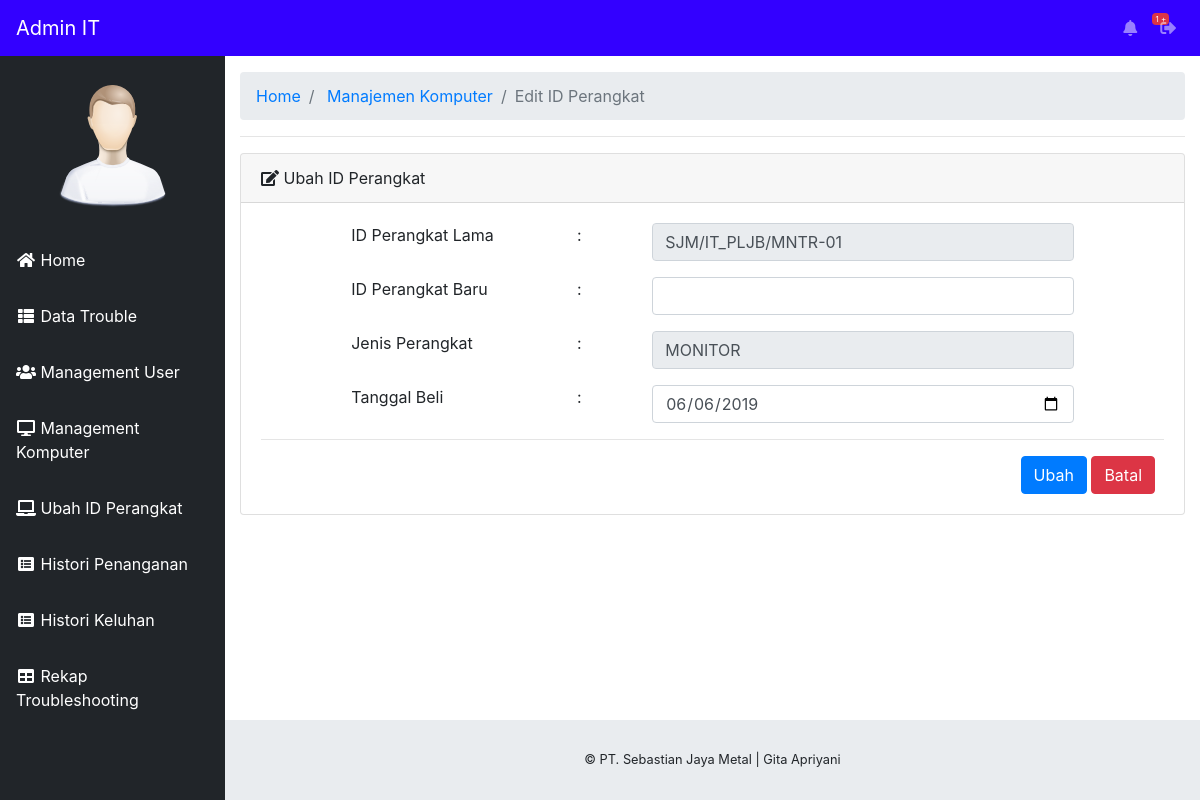
The app's page /staff/index.php?halaman=edit-idperangkat&id=1 (signed in) with its own data.
### tables this page shows
CREATE TABLE IF NOT EXISTS `tbl_jenis` (
  `id_jenis` int(15) NOT NULL AUTO_INCREMENT,
  `jenis` varchar(20) NOT NULL,
  `id_lama` varchar(25) NOT NULL,
  `id_baru` int(15) NOT NULL,
  `user` varchar(25) NOT NULL,
  `lokasi` varchar(25) NOT NULL,
  `keterangan` text NOT NULL,
  `tgl_beli` varchar(20) NOT NULL,
  PRIMARY KEY (`id_jenis`)
);

### staff/edit-idperangkat.php (the view, shortened to what this page needs)
<?php
  include '../config/koneksi.php';
  $id_jenis = $_GET['id'];
  $edit    = "SELECT * FROM tbl_jenis WHERE id_jenis = '$id_jenis'";
  $hasil   = mysqli_query($konek, $edit)or die(mysql_error());
  $data    = mysqli_fetch_array($hasil);
?>
<div class="container-fluid">
        <ol class="breadcrumb">
          <li class="breadcrumb-item">
            <a href="index.php">Home</a>
          </li>
          <li class="breadcrumb-item">
            <a href="index.php?halaman=edit-idperangkat">Manajemen Komputer</a>
          </li>
          <li class="breadcrumb-item active">Edit ID Perangkat</li>
        </ol>
        <hr>
        <div class="card mb-3">
          <div class="card-header">
            <i class="fas fa-edit"></i>
            Ubah ID Perangkat</div>
          <div class="card-body">
          <form action="../config/update_idperangkat.php" method="POST" class="form-horizontal" enctype="multipart/form-data">
            <div class="form-group input-group">
            <div class="col-md-1"></div>
              <label class="col-md-3">ID Perangkat Lama</label>
              <label class="col-md-1">:</label>
              <div class="col-md-6">
                <input type="text" name="id_lama" class="form-control" id="id_lama" value="<?php echo $data['id_lama']; ?>" readonly>
              </div>
            </div>
            <div class="form-group input-group">
            <div class="col-md-1"></div>
              <label class="col-md-3">ID Perangkat Baru</label>
              <label class="col-md-1">:</label>
              <div class="col-md-6">
                <input type="text" class="form-control" id="idk" name="idkkonfirm" onkeypress="return hanyaAngka(event)"/ maxlength="7">
              </div>
            </div>
            <div class="form-group input-group">
            <div class="col-md-1"></div>
              <label class="col-md-3">Jenis Perangkat</label>
              <label class="col-md-1">:</label>
              <div class="col-md-6">
                <input type="text" class="form-control" id="jenis" name="jenis" value="<?php echo $data['jenis']; ?>" readonly>
              </div>
            </div>
            <div class="form-group input-group">
              <div class="col-md-1"></div>
              <label class="col-md-3">Tanggal Beli</label>
              <label class="col-md-1">:</label>
              <div class="col-md-6">
                <input type="date" name="tgl_beli" class="form-control" value="<?php echo $data['tgl_beli'];?>">
              </div>
            </div>
            <hr>
              <div style="float: right;">
                <button type="submit" class="btn btn-primary">Ubah</button>
                <a href="?halaman=management-idkomputer" class="btn btn-danger">Batal</a>&nbsp;&nbsp;
              </div><br>
          </form>
        </div>
</div>

### records on screen
tbl_jenis: id_lama "SJM/IT_PLJB/MNTR-01", jenis "MONITOR", tgl_beli "06/06/2019"

### other values on screen
$level "Admin"
$countNotif "1"
